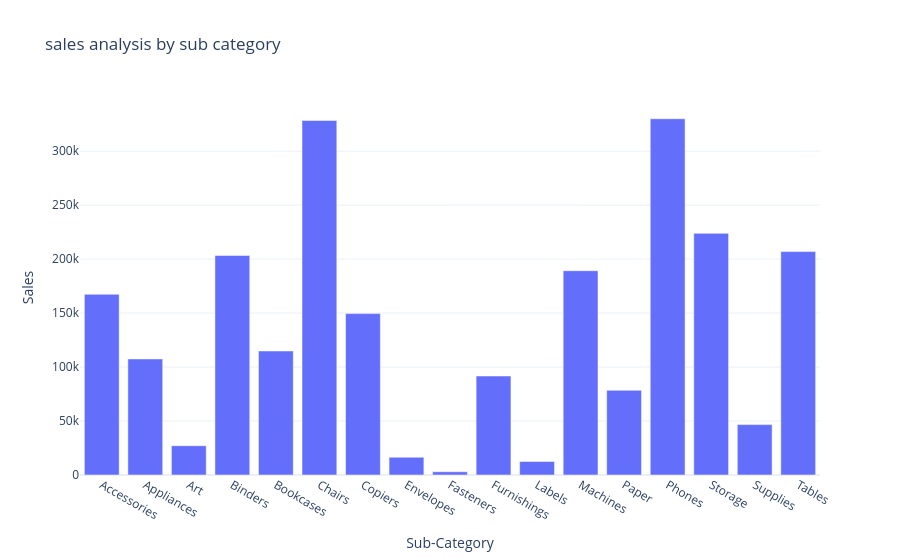

The cell this chart's notebook holds for it:
### Code cell
fig = px.bar(sales_by_Subcategory, x='Sub-Category', y='Sales', title= 'sales analysis by sub category')
fig.show()

### Figure 1 — Plotly figure (JSON) as saved in the notebook; plotly's stock layout.template omitted (floating-point values rounded to 4 significant figures)
{"data": [{"hovertemplate": "Sub-Category=%{x}<br>Sales=%{y}<extra></extra>", "legendgroup": "", "marker": {"color": "#636efa", "pattern": {"shape": ""}}, "name": "", "orientation": "v", "showlegend": false, "textposition": "auto", "type": "bar", "x": ["Accessories", "Appliances", "Art", "Binders", "Bookcases", "Chairs", "Copiers", "Envelopes", "Fasteners", "Furnishings", "Labels", "Machines", "Paper", "Phones", "Storage", "Supplies", "Tables"], "xaxis": "x", "y": [167400.0, 107500.0, 27120.0, 203400.0, 114900.0, 328400.0, 149500.0, 16480.0, 3024.0, 91710.0, 12490.0, 189200.0, 78480.0, 330000.0, 223800.0, 46670.0, 207000.0], "yaxis": "y"}], "layout": {"barmode": "relative", "legend": {"tracegroupgap": 0}, "title": {"text": "sales analysis by sub category"}, "xaxis": {"anchor": "y", "domain": [0, 1], "title": {"text": "Sub-Category"}}, "yaxis": {"anchor": "x", "domain": [0, 1], "title": {"text": "Sales"}}}}
